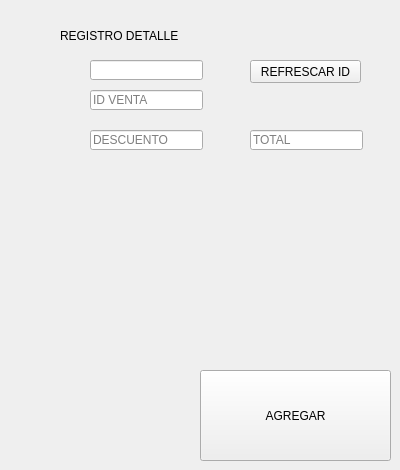
              <widget class="QWidget" name="agregard">
               <attribute name="title">
                <string>REGISTRAR DETALLE</string>
               </attribute>
               <widget class="QLabel" name="titulo_9">
                <property name="geometry">
                 <rect>
                  <x>60</x>
                  <y>20</y>
                  <width>331</width>
                  <height>31</height>
                 </rect>
                </property>
                <property name="text">
                 <string>REGISTRO DETALLE</string>
                </property>
               </widget>
               <widget class="QLineEdit" name="idventad">
                <property name="geometry">
                 <rect>
                  <x>90</x>
                  <y>90</y>
                  <width>113</width>
                  <height>20</height>
                 </rect>
                </property>
                <property name="placeholderText">
                 <string>ID VENTA</string>
                </property>
               </widget>
               <widget class="QLineEdit" name="descuentod">
                <property name="geometry">
                 <rect>
                  <x>90</x>
                  <y>130</y>
                  <width>113</width>
                  <height>20</height>
                 </rect>
                </property>
                <property name="text">
                 <string/>
                </property>
                <property name="placeholderText">
                 <string>DESCUENTO</string>
                </property>
               </widget>
               <widget class="QPushButton" name="registrardbtn">
                <property name="geometry">
                 <rect>
                  <x>200</x>
                  <y>370</y>
                  <width>191</width>
                  <height>91</height>
                 </rect>
                </property>
                <property name="text">
                 <string>AGREGAR</string>
                </property>
               </widget>
               <widget class="QLineEdit" name="totald">
                <property name="geometry">
                 <rect>
                  <x>250</x>
                  <y>130</y>
                  <width>113</width>
                  <height>20</height>
                 </rect>
                </property>
                <property name="placeholderText">
                 <string>TOTAL</string>
                </property>
               </widget>
               <widget class="QLineEdit" name="iddetalle">
                <property name="geometry">
                 <rect>
                  <x>90</x>
                  <y>60</y>
                  <width>113</width>
                  <height>20</height>
                 </rect>
                </property>
                <property name="text">
                 <string/>
                </property>
               </widget>
               <widget class="QPushButton" name="refrescard">
                <property name="geometry">
                 <rect>
                  <x>250</x>
                  <y>60</y>
                  <width>111</width>
                  <height>23</height>
                 </rect>
                </property>
                <property name="text">
                 <string>REFRESCAR ID</string>
                </property>
               </widget>
              </widget>
